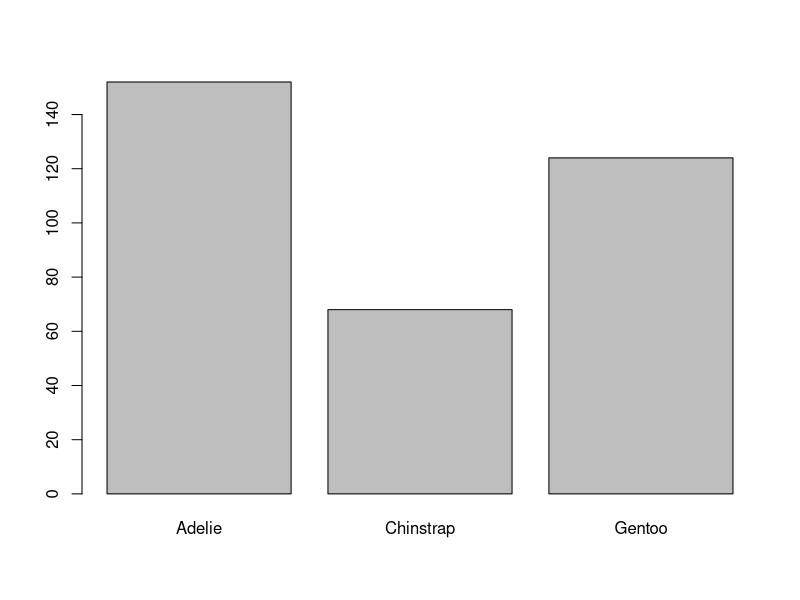

Recreate this plot in R.
## ---- chunk 1
knitr::opts_chunk$set(echo = TRUE)
## ---- chunk 2
HW1data<-palmerpenguins::penguins
View(HW1data)
## ---- chunk 3
str(HW1data)
nrow(HW1data)
ncol(HW1data)
plot(HW1data$species) 
mean(HW1data$bill_length_mm, na.rm=TRUE)
